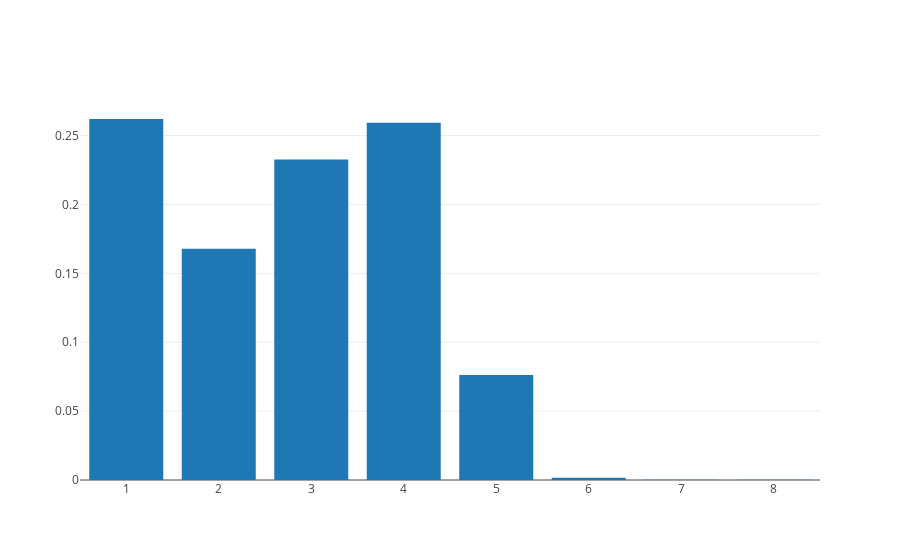

The cell this chart's notebook holds for it:
### Code cell
#Krinsky automata

totalScore = [0]*8

for tests in range(0, 100):

    #Set up variables
    position = 0
    depth = 0
    score = [0]*8
    permutation = getPermutation()
    
    for converge in range(0, 1000):
        score[permutation[position]] += 1
        thisStrength = strength(permutation[position])
        if validPercent(thisStrength):
            if depth == 0:
                position = updatePosition(position)
            else:
                depth -= 1
        else:
            depth = MAX_DEPTH
    score = normList(score)
    totalScore = addLists(totalScore, score)
finalList = normList(totalScore)

print finalList
iplot(getData([1, 2, 3, 4, 5, 6, 7, 8], finalList))

### Figure 1 — Plotly figure (JSON) as saved in the notebook; plotly's stock layout.template omitted (floating-point values rounded to 4 significant figures)
{"data": [{"type": "bar", "x": [1, 2, 3, 4, 5, 6, 7, 8], "y": [0.262, 0.1679, 0.2326, 0.2594, 0.07619, 0.00158, 0.0002, 0.00021]}], "layout": {}}
